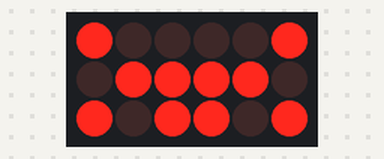
Recording of a sketch running on a simulated Arduino Uno, built with avr-gcc and run on an emulated ATmega328P. On the bench: 6×3 LED matrix. Wiring (inferred from the names in the program): LED matrix (orientation assumed): rows pin 10, pin 11, pin 13; columns pin 4, pin 5, pin 6, pin 7, pin 8, pin 9.

Above: at 0.1 s.
At 0.9 s:
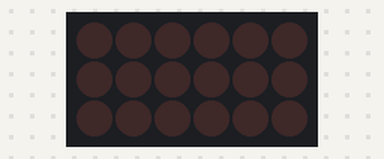

The sketch:

smiley.pde
```cpp
// This Program is for use with the 4 x 6 LED matrix version 1.

#define C6 4
#define C5 5
#define C4 6
#define C3 7
#define C2 8
#define C1 9
#define R1 10
#define R2 11
#define R3 12
#define R4 13

int cy = 0;
int cy2 = 0;
int cy3 = 0;
int co1 = 0;
int co2 = 0;
int co3 = 0;
int co4 = 0;
int co5 = 0;
int co6 = 0;
int ro = 0;


void setup(){                 // Setup
  pinMode(C1, OUTPUT);
  pinMode(C2, OUTPUT);
  pinMode(C3, OUTPUT);
  pinMode(C4, OUTPUT);
  pinMode(C5, OUTPUT);
  pinMode(C6, OUTPUT);
  pinMode(R1, OUTPUT);
  pinMode(R2, OUTPUT);
  pinMode(R3, OUTPUT);
  pinMode(R4, OUTPUT);
}


void loop(){

  cy = cy + 1;
  cy2 = cy2 + 1;
  cy3 = cy3 + 1;    //cy3 is not necessary in this program

  co1 = 0;
  co2 = 0;
  co3 = 0;
  co4 = 0;
  co5 = 0;
  co6 = 0;
  digitalWrite(C1, LOW);
  digitalWrite(C2, LOW);
  digitalWrite(C3, LOW);
  digitalWrite(C4, LOW);
  digitalWrite(C5, LOW);
  digitalWrite(C6, LOW);

  digitalWrite(R1, LOW);
  digitalWrite(R2, LOW);
  digitalWrite(R3, LOW);
  digitalWrite(R4, LOW);


  // Start LED pattern
  if (cy2 == 150){  // delay turning on the LEDs after 400 cycles
    delay(750);
    cy2 = 0;
  }
  if (cy == 4){  // resets cycle count
    cy = 1;
  }
  if (cy == 1){
    ro = 1;
    co2 = 1;
    co3 = 1;
    co4 = 1;
    co5 = 1;
  }
  if (cy == 2){
    ro = 2;
    co1 = 1;
    co6 = 1;
  }
  if (cy == 3){
    ro = 4;
    co2 = 1;
    co5 = 1;
  }
  // End LED pattern


  if (co1 == 1){
    digitalWrite(C1, HIGH);
  }
  if (co2 == 1){
    digitalWrite(C2, HIGH);
  }
  if (co3 == 1){
    digitalWrite(C3, HIGH);
  }
  if (co4 == 1){
    digitalWrite(C4, HIGH);
  }
  if (co5 == 1){
    digitalWrite(C5, HIGH);
  }
  if (co6 == 1){
    digitalWrite(C6, HIGH);
  }


  if (ro == 1){
    digitalWrite(R1, HIGH);
  }
  if (ro == 2){
    digitalWrite(R2, HIGH);
  }
  if (ro == 3){
    digitalWrite(R3, HIGH);
  }
  if (ro == 4){
    digitalWrite(R4, HIGH);
  }

  delay(5);
}
```

Measured:
- what the display in image 0 shows lasts 0.8 s, from 0.0 s to 0.8 s
- what the display in image 1 shows lasts 0.7 s, from 0.8 s to 1.5 s
